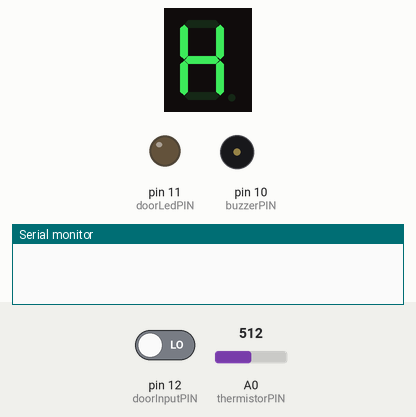
Recording of a sketch running on a simulated Arduino Mega 2560, built with avr-gcc and run on an emulated ATmega2560. On the bench: 1-digit seven-segment display, output pins drawn as LEDs (lit = HIGH), buzzer (waves = sounding, pin HIGH), the last lines printed to the serial monitor. Wiring (inferred from the names in the program): 1-digit 7-segment display, segments lit when HIGH: segments pin 22, pin 23, pin 24, pin 25, pin 26, pin 27, pin 28, pin 29. Inputs (shaded band) come from the test bench; at power-on: A0 (thermistorPIN) = 512, pin 12 (doorInputPIN) LOW. The segment pins are drawn as the display they are named for; pins used as bus, display or sensor lines are not drawn.

Above: at 1.2 s.
1.3 s: A0 (thermistorPIN) set to 773
2.8 s: A0 (thermistorPIN) set to 807
At 4.0 s:
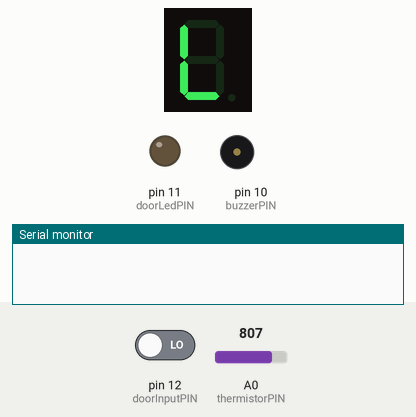
4.3 s: A0 (thermistorPIN) set to 858
5.8 s: A0 (thermistorPIN) set to 886
At 6.4 s:
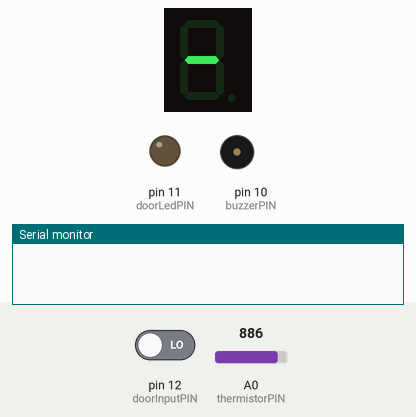
7.3 s: pin 12 (doorInputPIN) driven HIGH
At 8.5 s:
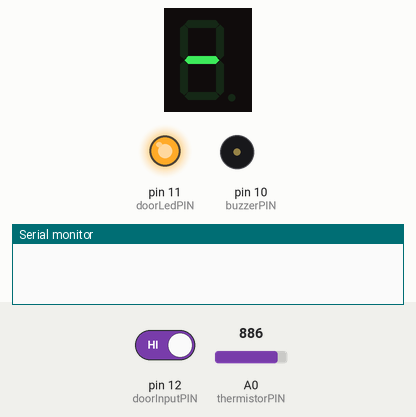
8.8 s: pin 12 (doorInputPIN) driven LOW
At 24.7 s:
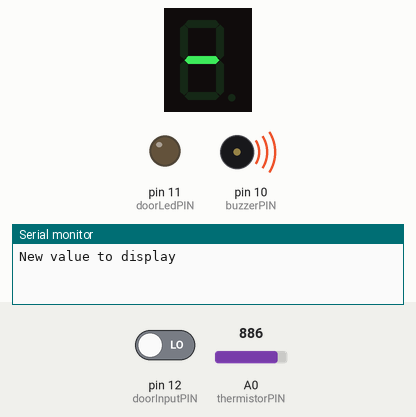
Timing chart, 0 to 26.8 s (numbered marks = the images above; inputs shaded):
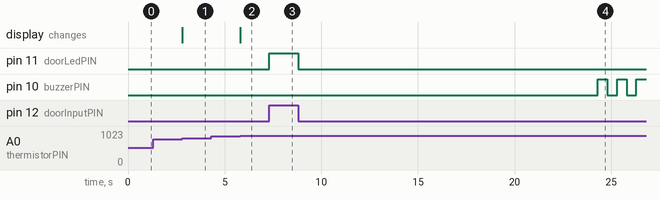

The sketch:

SmortFridge.ino
```cpp
#include <math.h>
#include "mTimer.h"
#include "mDisplay.h"

/**
* Thermistor details
* 10k ohm thermistor @ 25C
* B: 3977K ± 1%
* min...max, -40C...+105C
*/

#define TEMP_SMOOTHING 64

/* Setup pins */
unsigned int doorLedPIN = 11; // door open close led pin
unsigned int doorInputPIN = 12; // door input from reed relay.
unsigned int buzzerPIN = 10;// buzzer pin
unsigned int thermistorPIN = A0; // Thermistor analog pin

/* Other variable setup */
bool doorOpenedFirstTime = true; // state if door was closed between input changes.
unsigned int doorState = 0; // door state (open/close)
struct mTimer doorOpenTimer = {}; // door open-buzzer timer
struct mTimer displayTimer = {}; // Timer for wirting new info to display.
float calculatedCelcius = 0; // calculated celcius
float celciusHistory[TEMP_SMOOTHING] = {0}; // Track last TEMP_SMOOTHING reads.
int celciusHistoryIterator = 0; // celcius history iterator.
mdpCharacter displayStatus = MDPNAN;
int buzzing = 0;

/* forward decs */
/* Run door operations. */
void doorOperation();

/* read temperature. */
float tempRead();

/** Check thermistor calculation results. Returns non 0 value if value is not usable.*/
mdpCharacter checkTemperatureResult();

/** Calculates temperature from celcius history. */
float calculateTemperature();

// doorOpenTimer timer finished callback.
void onDoorOpenTimerFinished(){
  if(buzzing == 1){
    digitalWrite(buzzerPIN, HIGH);
    buzzing = 0;
    return;
  }
  buzzing = 1;
  digitalWrite(buzzerPIN, LOW);
}

// displayTimer timer finished callback.
void onDisplayTimerFinished(){
  Serial.println("New value to display");
  mdpDraw(displayStatus);
}

void setup() {
  Serial.begin(9600);

  // Setup pin input output
  pinMode(doorInputPIN, INPUT);
  pinMode(doorLedPIN, OUTPUT);
  pinMode(buzzerPIN, OUTPUT);

  mdpSetupDisplayPins();

  // initialize door timer struct values
  doorOpenTimer.delayMs = 500;
  doorOpenTimer.nextInvoke = 0;
  doorOpenTimer.timerCallback = &onDoorOpenTimerFinished;

  // initialize display timer values
  displayTimer.delayMs = 20000;
  displayTimer.nextInvoke = 20000;
  displayTimer.timerCallback = &onDisplayTimerFinished;
}

void loop() {

  // Door operation
  doorOperation();

  // Temperature stuff
  calculatedCelcius = tempRead();
  mdpCharacter status = checkTemperatureResult();

  // Can read temps to history
  if(status == MDPOK){
    celciusHistory[celciusHistoryIterator] = calculatedCelcius;
    if(celciusHistoryIterator + 1 < TEMP_SMOOTHING){
      celciusHistoryIterator++;
    }else{
      calculatedCelcius = calculateTemperature();
      celciusHistoryIterator = 0;
      displayStatus = mdpIntToDisplayCharacter((int) calculatedCelcius);
    }
  }else{
    // Reading is outside of the range. React immediatly.
    displayStatus = status;
    mdpDraw(displayStatus);
  }

  // Run display timer endlesly
  timerRunCyclic(&displayTimer);

}

void doorOperation(){
  // read doorState
  doorState = digitalRead(doorInputPIN);

  // Handle door open/close detection
  if(doorState == HIGH){
    // Door is closed
    digitalWrite(doorLedPIN, HIGH);
    timerForceStop(&doorOpenTimer);
    doorOpenedFirstTime = true;
    digitalWrite(buzzerPIN, LOW);
  }else{
    // Door is open
    digitalWrite(doorLedPIN, LOW);
    if(doorOpenedFirstTime){
      // Use longer delay if door was not previously open,
      // buzzer does not immediatly start screaming.
      timerStart(&doorOpenTimer, 15000);
      doorOpenedFirstTime = false;
    }else{
      // Use timer interval value
      timerStart(&doorOpenTimer, 0);
    }
  }

  // Run doortimer
  timerRun(&doorOpenTimer);
}

float tempRead(){
  float thermistorRead = 0;
  // Read the thermistor analog val, analog reads values from 0-1023.
  thermistorRead = analogRead(thermistorPIN);

  // convert to resistance, 1023 is the arduino analog max. 10k if the nominal value of resistor in front of the thermistor.
  thermistorRead = 1023 / thermistorRead - 1;
  thermistorRead = 10000 / thermistorRead;

  // Convert to celcius
  // 10k is thermistol nominal resistance.
  float celcius = thermistorRead / 10000;
  celcius = log(celcius);
  // 3977 is b coeffiency from thermistor datasheet.
  celcius = celcius / 3977;
  // Nominal temp for thermistor is 25 according to datasheet. 273.15 is kelvin to celcius constant.
  celcius += 1.0 / (25 + 273.15);
  celcius = 1.0 / celcius;
  // Convert kelvin to celcius.
  celcius -= 273.15;

  return celcius;
}

mdpCharacter checkTemperatureResult(){
  // range check inclusive 0...9
  if(calculatedCelcius >= 0 && calculatedCelcius <= 9){
    return MDPOK;
  }

  // range check exclusive -10...0
  if(calculatedCelcius < 0 && calculatedCelcius > -10){
    return MDPLOW;
  }

  // Range check exclusive 9...50
  if(calculatedCelcius > 9 && calculatedCelcius < 50){
    return MDPHIGH;
  }

  return MDPNAN;
}

float calculateTemperature(){
  // Calculate average of history temps.
  float sum = 0;
  for(int i = 0; i <= celciusHistoryIterator; i++){
    sum += celciusHistory[i];
  }

  return roundf(sum / celciusHistoryIterator);
}
```

mDisplay.cpp
```cpp
#include <Arduino.h>
#include "mDisplay.h"


//Display pins, {NORTH, NE, SE, SOUTH, SW, NW, MIDDLE, DOT }
unsigned int displayPins[8] = {22, 23, 24, 25, 26, 27, 28, 29};

/** draw output bits to screen. from left to right. */
void mdpScreenItem(const byte output_bits);

void mdpSetupDisplayPins(){
  for(int i = 0; i < 8; i++){
    pinMode(displayPins[i], OUTPUT);
    digitalWrite(displayPins[i], LOW);
  }
}

void mdpDraw(const mdpCharacter character){
  mdpScreenItem(character);
}

void mdpScreenItem(const byte output_bits){
  byte out = output_bits;
  for(int i = 0; i < 8; i++){
    if(out & 1){
      digitalWrite(displayPins[i], HIGH);
    }else{
      digitalWrite(displayPins[i], LOW);
    }
    out >>= 1;
  }
}

mdpCharacter mdpIntToDisplayCharacter(int i){
  switch (i) {
  case 0:
    return ZERO;
  case 1:
    return ONE;
  case 2:
    return TWO;
  case 3:
    return THREE;
  case 4:
    return FOUR;
  case 5:
    return FIVE;
  case 6:
    return SIX;
  case 7:
    return SEVEN;
  case 8:
    return EIGHT;
  case 9:
    return NINE;
  default:
    return MDPNAN;
  }
}
```

mDisplay.h
```cpp
#ifndef MY_DISPLAY
#define MY_DISPLAY

//Display pins reversed to bit mask, { DOT, MIDDLE, NW, SW, SOUTH, SE, NE, NORTH }
typedef enum {
  ZERO = 0b10111111,
  ONE = 0b10000110,
  TWO = 0b11011011,
  THREE = 0b11001111,
  FOUR = 0b11100110,
  FIVE = 0b11101101,
  SIX = 0b11111101,
  SEVEN = 0b10000111,
  EIGHT = 0b11111111,
  NINE = 0b11101111,
  MDPHIGH = 0b01110110,
  MDPLOW = 0b00111000,
  MDPNAN = 0b01000000,
  MDPOK = 0b00000000,
} mdpCharacter;

/** Initialize or clear display related pins. */
void mdpSetupDisplayPins();

/** Draw character on display. */
void mdpDraw(const mdpCharacter);

/** Convert integer value to mdpCharacter. Converts digits from 0-9, others result in MDPNAN. */
mdpCharacter mdpIntToDisplayCharacter(int);

#endif
```

mTimer.cpp
```cpp
#include "mTimer.h"
#include <Arduino.h>

void timerStart(struct mTimer* timer, unsigned int customInterval){
  if(timer->nextInvoke == 0){
    if(customInterval > 0){
      timer->nextInvoke = millis() + customInterval;
    }else{
      timer->nextInvoke = millis() + timer->delayMs;
    }
  }
}

void timerRun(struct mTimer* timer){
  if(millis() > timer->nextInvoke && timer->nextInvoke != 0){
    timer->timerCallback();
    timer->nextInvoke = 0;
  }
}

void timerRunCyclic(struct mTimer* timer){
  if(millis() > timer->nextInvoke && timer->nextInvoke != 0){
    timer->timerCallback();
    timer->nextInvoke = millis() + timer->delayMs;
  }
}

void timerForceStop(struct mTimer* timer){
  timer->nextInvoke = 0;
}
```

mTimer.h
```cpp
#ifndef M_TIMER
#define M_TIMER

// Timer callback function pointer type
typedef void(*TimerCallback)(void);

// Timer struct
struct mTimer{
  long unsigned int delayMs;
  long unsigned int nextInvoke;
  TimerCallback timerCallback;
};

/**
* Starts the timer if it is not already running.
* Default interval value can be overridden if int bigger that 0 is passed as second parameter.
*/
void timerStart(struct mTimer*, unsigned int);

/**
* Checks if timer has finished and calls timerCallback if it is. Sets nextinvoke to 0 if finished.
*/
void timerRun(struct mTimer*);

/**
* Checks if timer has finished and calls timerCallback if it is. Sets nextinvoke to timer delay if finished.
*/
void timerRunCyclic(struct mTimer*);

/**
* Forcefully stop timer sets nextInvoke back to 0.
*/
void timerForceStop(struct mTimer*);

#endif
```

Measured:
- the behaviour switches between 789 and 790 on A0 (thermistorPIN) (found by bisection; images 0 and 1)
- the behaviour switches between 874 and 875 on A0 (thermistorPIN) (found by bisection; images 1 and 2)
- after the input at 1.3 s, every drawn part: stays the same
- after the input at 2.8 s, the display: changes at once (image 1)
- after the input at 4.3 s, every drawn part: stays the same
- after the input at 5.8 s, the display: changes at once (image 2)
- after the input at 7.3 s, pin 11 (doorLedPIN): LOW → HIGH at once
- after the input at 8.8 s, pin 11 (doorLedPIN): HIGH → LOW at once; pin 10 (buzzerPIN): alternates HIGH for 0.50 s and LOW for 0.50 s, starting after 15.5 s
